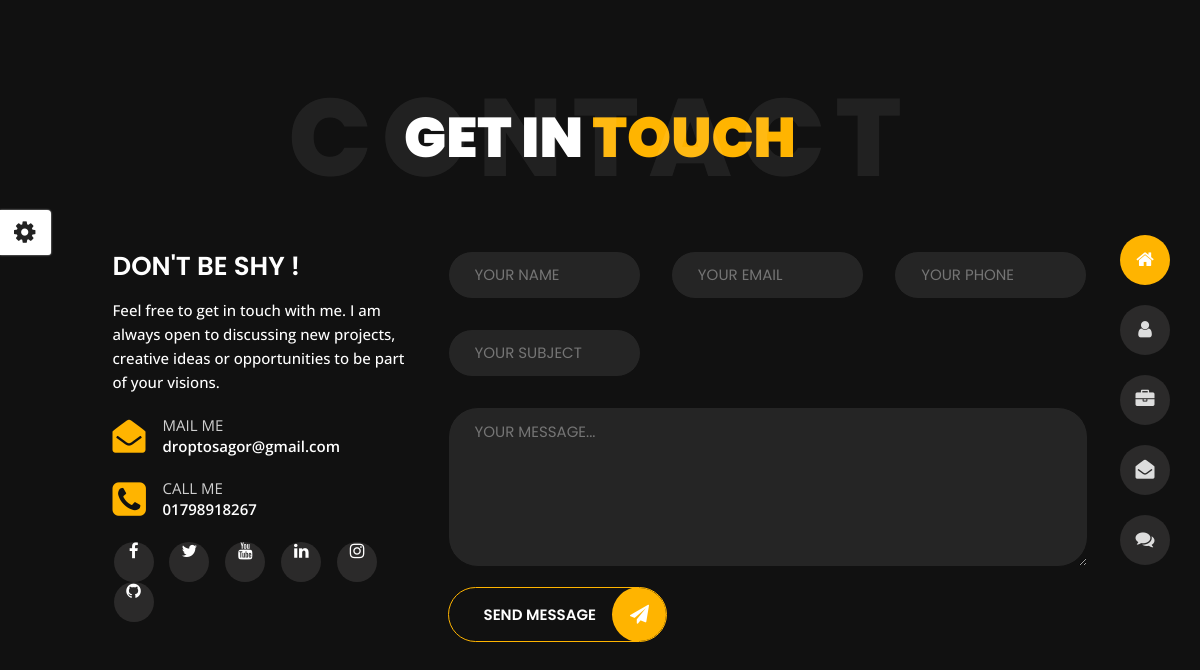
Page /contact/ on the earlier database version.
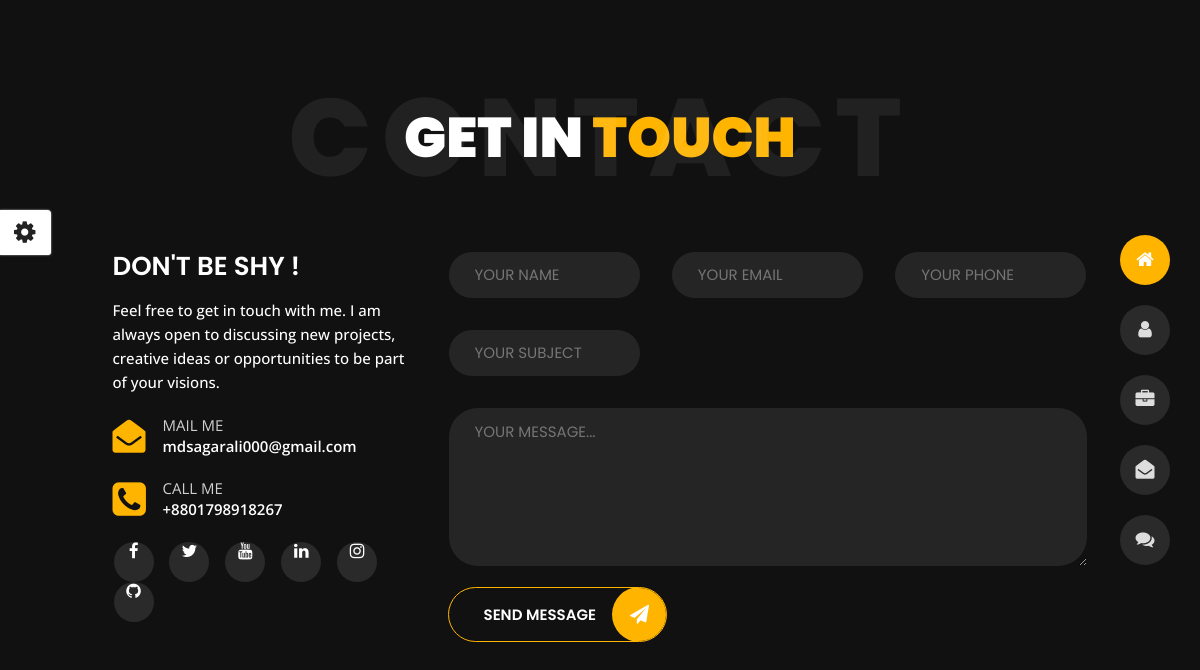
Same page on the later database version.
### contact_app/models.py (models this page shows, shortened)
class SocialMediaLink(models.Model):
    social = models.ForeignKey(MyProfile, on_delete= models.CASCADE, related_name="social")
    facebook = models.URLField(blank= True)
    x = models.URLField(blank= True) # twitter
    instagram = models.URLField(blank= True, null= True)
    linkdin = models.URLField(blank= True)
    youtube = models.URLField(blank= True)
    github = models.URLField(blank= True)

### profile_app/models.py (models this page shows, shortened)
class MyProfile(models.Model):
    first_name = models.CharField(max_length= 50)
    last_name = models.CharField(max_length= 50)
    email = models.EmailField(max_length= 50)
    age = models.IntegerField()
    nationality = models.CharField(max_length= 50)
    freelance = models.CharField(max_length= 50, null= True, default= 'NOT')
    address = models.TextField(max_length= 200)
    phone = models.CharField(max_length= 14)
    languages = models.CharField(max_length= 100, default='Bangla, English')
    skype = models.CharField(max_length= 50, null= True)
    instagrame = models.CharField(max_length= 50, null= True, default= 'sagor_luc')
    image = models.ImageField(upload_to='photos/myPhotos', blank= True)
    created_date = models.DateTimeField(auto_now_add= True)
    modify_date = models.DateTimeField(auto_now= True)

### contact_app/views.py (the view)
# urls.py: path('contact/', include('contact_app.urls')),
def contact(request):
    social_media = SocialMediaLink.objects.all()
    if request.method == "POST":
        form = ContactForm(request.POST)
        if form.is_valid():
            form.save()
            messages.success(request, "Message sent successfully")
            return redirect('contact')
        else:
            return render(request, 'contact.html', {'form': form}) # will throw the form validation error
    else:
        form = ContactForm()
    context = {
        "form": form,
        'socials': social_media
    }
    return render(request, 'contact.html', context)

### contact_app/forms.py (shortened to what this page needs)
class ContactForm(forms.ModelForm):
    class Meta:
        model = ContactInformation
        fields = ['name', 'email', 'phone', 'subject', 'message']
        widgets = {
            'name': forms.TextInput(attrs={'placeholder': 'YOUR NAME'}),
            'email': forms.EmailInput(attrs={'placeholder': 'YOUR EMAIL'}),
            'phone': forms.TextInput(attrs={'placeholder': 'YOUR PHONE'}),
            'subject': forms.TextInput(attrs={'placeholder': 'YOUR SUBJECT'}),
            'message': forms.Textarea(attrs={'placeholder': 'YOUR MESSAGE...'}),
        }
    def __init__(self, *args, **kwargs):
        super(ContactForm, self).__init__(*args, **kwargs)
        self.fields['name'].required = False
        self.fields['email'].required = False
        self.fields['phone'].required = False
        self.fields['subject'].required = False
        self.fields['message'].required = False

### contact_app/templates/contact.html (shortened to what this page needs)
{% extends "base.html" %}
{% load static %}
{% block body %}
<body class="contact">
<section class="title-section text-left text-sm-center revealator-slideup revealator-once revealator-delay1">
    <h1>get in <span>touch</span></h1>
    <span class="title-bg">contact</span>
</section>
<section class="main-content revealator-slideup revealator-once revealator-delay1">
    <div class="container">
        <div class="row">
            <div class="col-12 col-lg-4">
                <h3 class="text-uppercase custom-title mb-0 ft-wt-600 pb-3">Don't be shy !</h3>
                <p class="open-sans-font mb-3">Feel free to get in touch with me. I am always open to discussing new projects, creative ideas or opportunities to be part of your visions.</p>
                {% for soci in socials  %}
                    <p class="open-sans-font custom-span-contact position-relative">
                        <i class="fa fa-envelope-open position-absolute"></i>
                        <span class="d-block">mail me</span>{{soci.social.email}}
                    </p>
                    <p class="open-sans-font custom-span-contact position-relative">
                        <i class="fa fa-phone-square position-absolute"></i>
                        <span class="d-block">call me</span>{{soci.social.phone}}
                    </p>
                {% endfor %}
                <ul class="social list-unstyled pt-1 mb-5">
                    {% for soci in socials %}
                        <li class="facebook"><a title="Facebook" href="{{soci.facebook}}" target="_blank"><i class="fa fa-facebook"></i></a>
                        </li>
                        <li class="twitter"><a title="Twitter" href="{{soci.x}}" target="_blank"><i class="fa fa-twitter"></i></a>
                        </li>
                        <li class="youtube"><a title="Youtube" href="{{soci.youtube}}" target="_blank"><i class="fa fa-youtube" ></i></a>
                        </li>
                        <li class="linkedin"><a title="linkedin" href="{{soci.linkdin}}" target="_blank"><i class="fa fa-linkedin"></i></a>
                        </li>
                        <li class="instagram"><a title="Instagram" href="{{soci.instagram}}" target="_blank"><i class="fa fa-instagram"></i></a>
                        </li>
                        <li class="github"><a title="Github" href="{{soci.github}}" target="_blank"><i class="fa fa-github"></i></a>
                        </li>
                    {% endfor %}
                </ul>
            </div>
            <div class="col-12 col-lg-8">
                <form method="POST" enctype="multipart/form-data" novalidate>
                    <div class="contactform">
                        <div class="row">
                            <div class="col-12 col-md-4">
                                {{ form.name }}
                            </div>
                            <div class="col-12 col-md-4">
                                {{ form.email }}
                            </div>
                            <div class="col-12 col-md-4">
                                {{ form.phone }}
                            </div>
                            <div class="col-12 col-md-4">
                                {{ form.subject }}
                            </div>
                            <div class="col-12">
                                {{ form.message }}
                                <button type="submit" class="button">
                                    <span class="button-text">Send Message</span>
                                    <span class="button-icon fa fa-send"></span>
                                </button>
                            </div>
                        </div>
                    </div>
                </form>
            </div>
        </div>
    </div>
</section>
</body>
{% endblock body %}

Differences in the rows shown:
changed through a linked row, SocialMediaLink: social.email "droptosagor@gmail.com" → "mdsagarali000@gmail.com"; social.phone "01798918267" → "+8801798918267"
